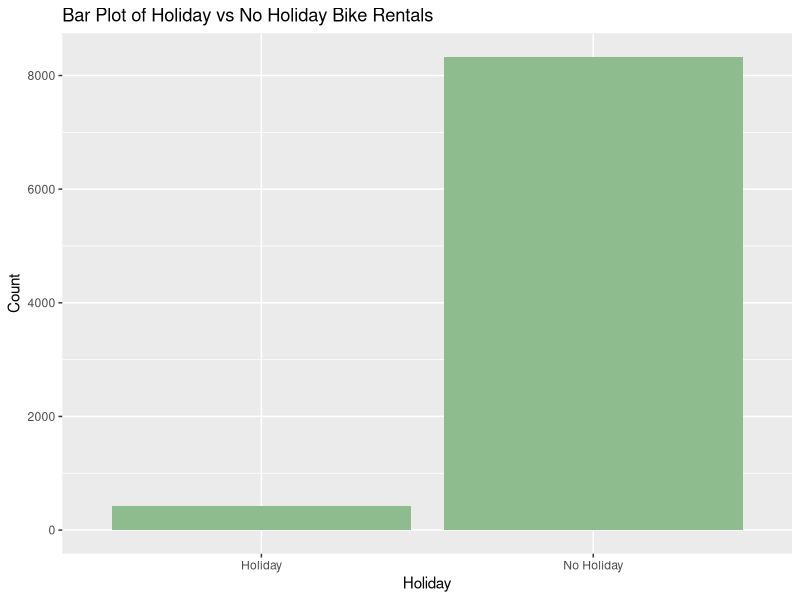
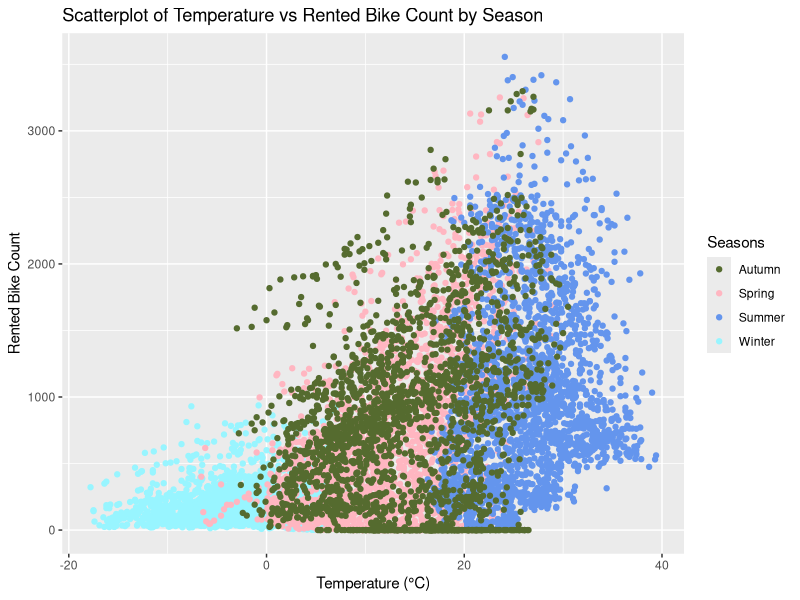
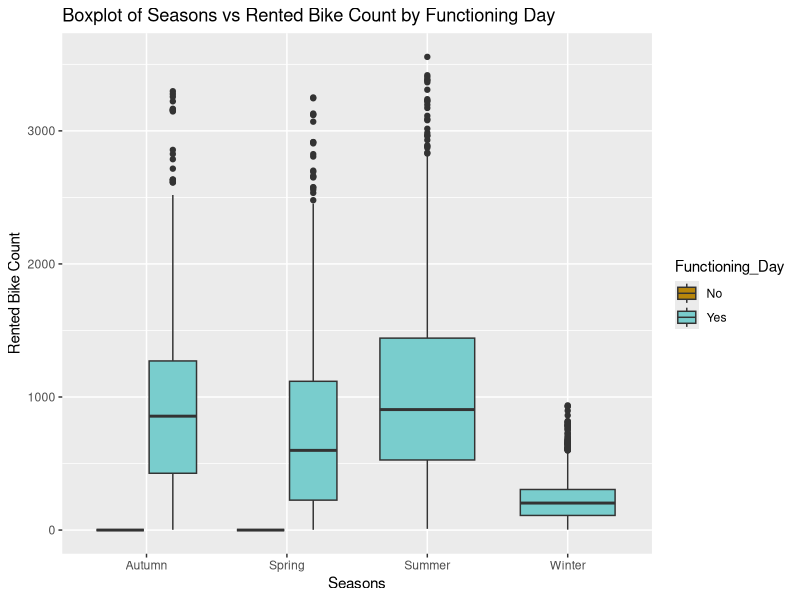
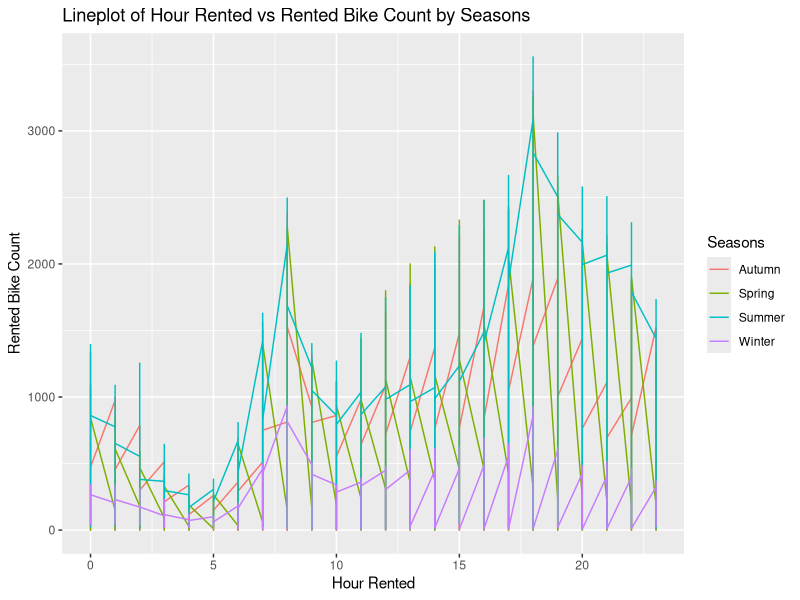
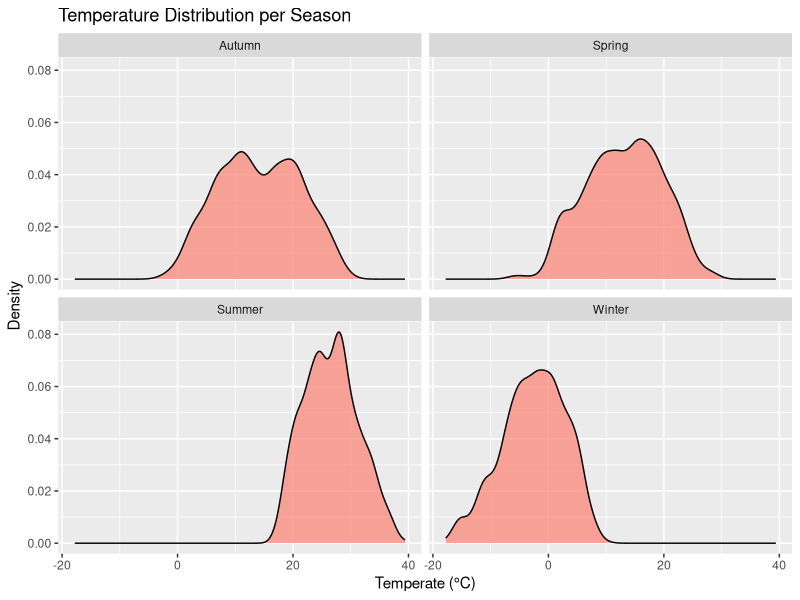
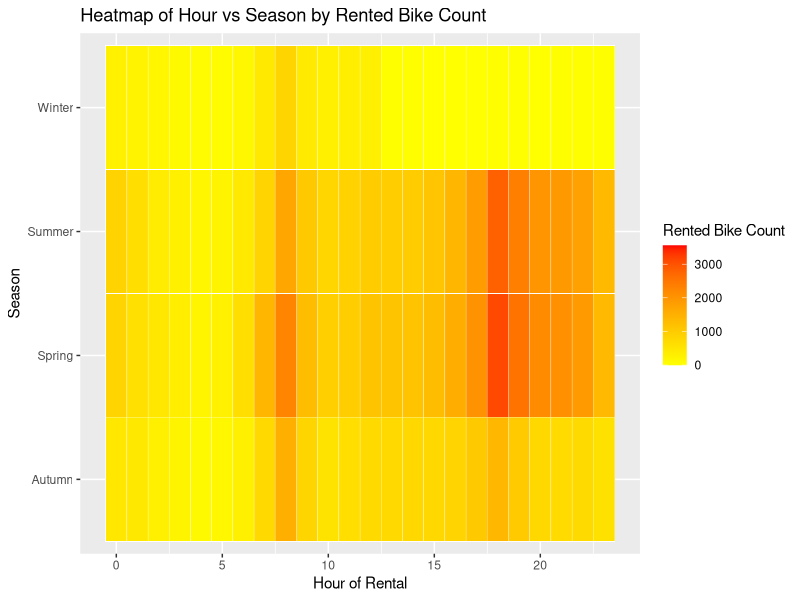

The R source for these figures, in order:
## ---- chunk 1
library(tidyverse)
library(ggplot2)

# Read in Seoul Bike Data
bike_data <- read.csv("SeoulBikeData.csv", header = TRUE, fileEncoding = "latin1")
# Tidy up column names
colnames(bike_data) <- (c("Date", "Rented_Bike_Count", "Hour", "Temperature_C", "Humidity_%", "Wind_speed_m/s", "Visibility_10m", "Dew_point_temp_C", "Solar_Radiation_MJ/m2", "Rainfall_mm", "Snowfall_cm", "Seasons", "Holiday", "Functioning_Day"))

bike_data
## ---- chunk 2
# One way contingency tables
table(bike_data$Holiday)
table(bike_data$Functioning_Day)

# Two way contingency tables
table(bike_data$Holiday, bike_data$Seasons)
table(bike_data$Functioning_Day, bike_data$Seasons)
table(bike_data$Holiday, bike_data$Functioning_Day)

# Numerical summaries
bike_data |>
  summarize(across(where(is.numeric), list("Mean" = mean, "Median" = median, "SD" = sd, "IQR" = IQR), .names = "{.fn}_{.col}"))

bike_data |>
  group_by(Seasons) |>
  summarize(across(where(is.numeric), list("Mean" = mean, "Median" = median, "SD" = sd, "IQR" = IQR), .names = "{.fn}_{.col}"))

bike_data |>
  group_by(Holiday) |>
  summarize(across(where(is.numeric), list("Mean" = mean, "Median" = median, "SD" = sd, "IQR" = IQR), .names = "{.fn}_{.col}"))
## ---- chunk 3
# Plots

# Bar plot (univariate plot 1) - This plot compares Holiday vs Non Holiday bike rentals.
ggplot(bike_data, aes(x = Holiday)) + geom_bar(fill = "darkseagreen") + labs(x = "Holiday", y = "Count", title = "Bar Plot of Holiday vs No Holiday Bike Rentals")

# Scatterplot (multivariate plot 2) - This plot shows the relationship between temperature and bike rentals, indicating seasonal trends. 
ggplot(bike_data, aes(x = Temperature_C, y = Rented_Bike_Count, color = Seasons)) + geom_point() + labs(x = "Temperature (°C)", y = "Rented Bike Count", title = "Scatterplot of Temperature vs Rented Bike Count by Season") + scale_color_manual(values = c("Winter" = "cadetblue1", "Spring" = "lightpink", "Summer" = "cornflowerblue", "Autumn" = "darkolivegreen"))

# Boxplot (multivariate plot 3) - This plot shows the distribution of rentals across seasons and days.
ggplot(bike_data, aes(x = Seasons, y = Rented_Bike_Count, fill = Functioning_Day)) + geom_boxplot() + labs(x = "Seasons", y = "Rented Bike Count", title = "Boxplot of Seasons vs Rented Bike Count by Functioning Day") + scale_fill_manual(values = c("No" = "darkgoldenrod", "Yes" = "darkslategray3"))

# Line plot (multivariate plot 4) - This plot shows hourly rental trends by season
ggplot(bike_data, aes(x = Hour, y = Rented_Bike_Count, color = Seasons)) + geom_line() + labs(x = "Hour Rented", y = "Rented Bike Count", title = "Lineplot of Hour Rented vs Rented Bike Count by Seasons")

# Histogram/density plot (multivariate plot 5 + faceting) - This plot shows the distribution of temperature per season.
ggplot(bike_data, aes(x = Temperature_C)) + geom_density(fill = "salmon", alpha = 0.7) + labs(x = "Temperate (°C)", y = "Density", title = "Temperature Distribution per Season") + facet_wrap(~ Seasons)

# Heatmap (multivariate plot 6 + not covered in class) - This plot shows when rentals peak throughout the day by season
ggplot(bike_data, aes(x = Hour, y = Seasons, fill = Rented_Bike_Count)) + geom_tile(color = "white") + scale_fill_gradient(low = "yellow", high = "red") + labs(x = "Hour of Rental", y = "Season", fill = "Rented Bike Count", title = "Heatmap of Hour vs Season by Rented Bike Count")
